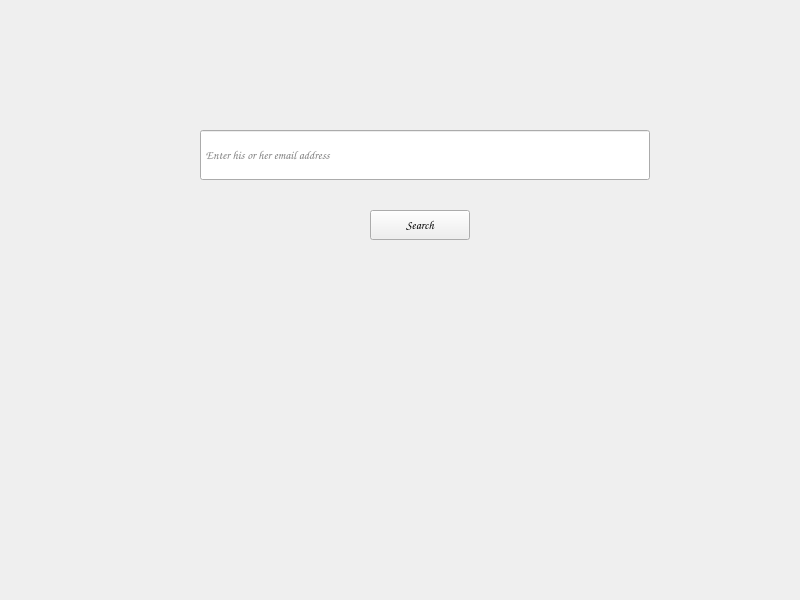
<?xml version="1.0" encoding="UTF-8"?>
<ui version="4.0">
 <class>addfriends</class>
 <widget class="QWidget" name="addfriends">
  <property name="geometry">
   <rect>
    <x>0</x>
    <y>0</y>
    <width>800</width>
    <height>600</height>
   </rect>
  </property>
  <property name="windowTitle">
   <string>Form</string>
  </property>
  <property name="styleSheet">
   <string notr="true">QWidget#widget{
	background-image: url(:/pic/chat_top.png);
}</string>
  </property>
  <widget class="QWidget" name="widget" native="true">
   <property name="geometry">
    <rect>
     <x>0</x>
     <y>0</y>
     <width>800</width>
     <height>80</height>
    </rect>
   </property>
   <widget class="QToolButton" name="toolButton">
    <property name="geometry">
     <rect>
      <x>750</x>
      <y>0</y>
      <width>50</width>
      <height>30</height>
     </rect>
    </property>
    <property name="text">
     <string/>
    </property>
    <property name="icon">
     <iconset resource="images.qrc">
      <normaloff>:/pic/iconmonstr-x-mark-5-240.png</normaloff>:/pic/iconmonstr-x-mark-5-240.png</iconset>
    </property>
    <property name="iconSize">
     <size>
      <width>30</width>
      <height>30</height>
     </size>
    </property>
    <property name="autoRaise">
     <bool>true</bool>
    </property>
   </widget>
  </widget>
  <widget class="QLineEdit" name="lineEdit">
   <property name="geometry">
    <rect>
     <x>200</x>
     <y>130</y>
     <width>450</width>
     <height>50</height>
    </rect>
   </property>
   <property name="font">
    <font>
     <family>Comic Sans MS</family>
    </font>
   </property>
   <property name="placeholderText">
    <string> Enter his or her email address</string>
   </property>
  </widget>
  <widget class="QPushButton" name="pushButton">
   <property name="geometry">
    <rect>
     <x>370</x>
     <y>210</y>
     <width>100</width>
     <height>30</height>
    </rect>
   </property>
   <property name="minimumSize">
    <size>
     <width>100</width>
     <height>30</height>
    </size>
   </property>
   <property name="maximumSize">
    <size>
     <width>100</width>
     <height>30</height>
    </size>
   </property>
   <property name="font">
    <font>
     <family>Comic Sans MS</family>
    </font>
   </property>
   <property name="text">
    <string>Search</string>
   </property>
  </widget>
 </widget>
 <resources>
  <include location="images.qrc"/>
 </resources>
 <connections/>
</ui>
